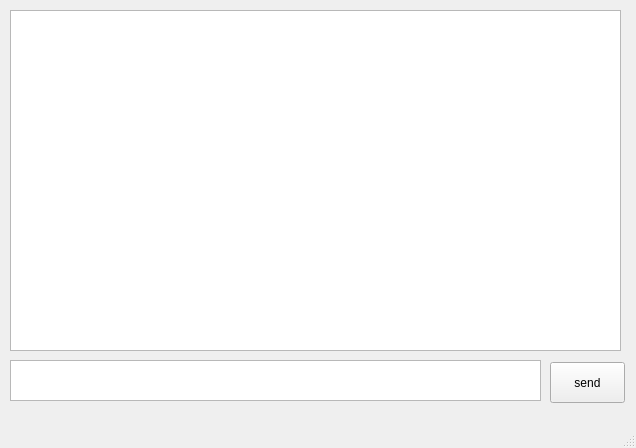
<?xml version="1.0" encoding="UTF-8"?>
<ui version="4.0">
 <class>MainWindow</class>
 <widget class="QMainWindow" name="MainWindow">
  <property name="geometry">
   <rect>
    <x>0</x>
    <y>0</y>
    <width>636</width>
    <height>448</height>
   </rect>
  </property>
  <property name="windowTitle">
   <string>MainWindow</string>
  </property>
  <widget class="QWidget" name="centralwidget">
   <widget class="QPushButton" name="pushButton">
    <property name="geometry">
     <rect>
      <x>550</x>
      <y>362</y>
      <width>75</width>
      <height>41</height>
     </rect>
    </property>
    <property name="text">
     <string>send</string>
    </property>
   </widget>
   <widget class="QListView" name="listView">
    <property name="geometry">
     <rect>
      <x>10</x>
      <y>10</y>
      <width>611</width>
      <height>341</height>
     </rect>
    </property>
   </widget>
   <widget class="QTextEdit" name="textEdit">
    <property name="geometry">
     <rect>
      <x>10</x>
      <y>360</y>
      <width>531</width>
      <height>41</height>
     </rect>
    </property>
   </widget>
  </widget>
  <widget class="QMenuBar" name="menubar">
   <property name="geometry">
    <rect>
     <x>0</x>
     <y>0</y>
     <width>636</width>
     <height>21</height>
    </rect>
   </property>
  </widget>
  <widget class="QStatusBar" name="statusbar"/>
 </widget>
 <resources/>
 <connections/>
</ui>
